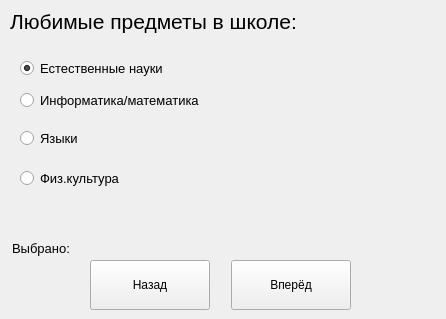
<?xml version="1.0" encoding="UTF-8"?>
<ui version="4.0">
 <class>MainWindow</class>
 <widget class="QMainWindow" name="MainWindow">
  <property name="geometry">
   <rect>
    <x>0</x>
    <y>0</y>
    <width>446</width>
    <height>319</height>
   </rect>
  </property>
  <property name="minimumSize">
   <size>
    <width>446</width>
    <height>319</height>
   </size>
  </property>
  <property name="maximumSize">
   <size>
    <width>446</width>
    <height>319</height>
   </size>
  </property>
  <property name="windowTitle">
   <string>MainWindow</string>
  </property>
  <widget class="QWidget" name="centralwidget">
   <widget class="QLabel" name="label_task">
    <property name="geometry">
     <rect>
      <x>10</x>
      <y>6</y>
      <width>301</width>
      <height>31</height>
     </rect>
    </property>
    <property name="font">
     <font>
      <family>Segoe UI</family>
      <pointsize>16</pointsize>
     </font>
    </property>
    <property name="text">
     <string>Любимые предметы в школе:</string>
    </property>
   </widget>
   <widget class="QLabel" name="label_img">
    <property name="geometry">
     <rect>
      <x>250</x>
      <y>62</y>
      <width>181</width>
      <height>171</height>
     </rect>
    </property>
    <property name="text">
     <string/>
    </property>
   </widget>
   <widget class="QLabel" name="label_selected">
    <property name="geometry">
     <rect>
      <x>12</x>
      <y>240</y>
      <width>271</width>
      <height>16</height>
     </rect>
    </property>
    <property name="font">
     <font>
      <family>Segoe UI</family>
      <pointsize>10</pointsize>
     </font>
    </property>
    <property name="text">
     <string>Выбрано:</string>
    </property>
   </widget>
   <widget class="QPushButton" name="btn_back">
    <property name="geometry">
     <rect>
      <x>90</x>
      <y>260</y>
      <width>120</width>
      <height>50</height>
     </rect>
    </property>
    <property name="font">
     <font>
      <family>Segoe UI</family>
     </font>
    </property>
    <property name="text">
     <string>Назад</string>
    </property>
   </widget>
   <widget class="QPushButton" name="btn_next">
    <property name="geometry">
     <rect>
      <x>231</x>
      <y>260</y>
      <width>120</width>
      <height>50</height>
     </rect>
    </property>
    <property name="font">
     <font>
      <family>Segoe UI</family>
     </font>
    </property>
    <property name="text">
     <string>Вперёд</string>
    </property>
   </widget>
   <widget class="QRadioButton" name="radioButton_1">
    <property name="geometry">
     <rect>
      <x>20</x>
      <y>60</y>
      <width>151</width>
      <height>16</height>
     </rect>
    </property>
    <property name="font">
     <font>
      <pointsize>10</pointsize>
     </font>
    </property>
    <property name="text">
     <string>Естественные науки</string>
    </property>
    <property name="checked">
     <bool>true</bool>
    </property>
   </widget>
   <widget class="QRadioButton" name="radioButton_2">
    <property name="geometry">
     <rect>
      <x>20</x>
      <y>90</y>
      <width>181</width>
      <height>21</height>
     </rect>
    </property>
    <property name="font">
     <font>
      <pointsize>10</pointsize>
     </font>
    </property>
    <property name="text">
     <string>Информатика/математика</string>
    </property>
   </widget>
   <widget class="QRadioButton" name="radioButton_3">
    <property name="geometry">
     <rect>
      <x>20</x>
      <y>130</y>
      <width>82</width>
      <height>17</height>
     </rect>
    </property>
    <property name="font">
     <font>
      <pointsize>10</pointsize>
     </font>
    </property>
    <property name="text">
     <string>Языки</string>
    </property>
   </widget>
   <widget class="QRadioButton" name="radioButton_4">
    <property name="geometry">
     <rect>
      <x>20</x>
      <y>170</y>
      <width>101</width>
      <height>17</height>
     </rect>
    </property>
    <property name="font">
     <font>
      <pointsize>10</pointsize>
     </font>
    </property>
    <property name="text">
     <string>Физ.культура</string>
    </property>
   </widget>
  </widget>
 </widget>
 <resources/>
 <connections/>
</ui>
